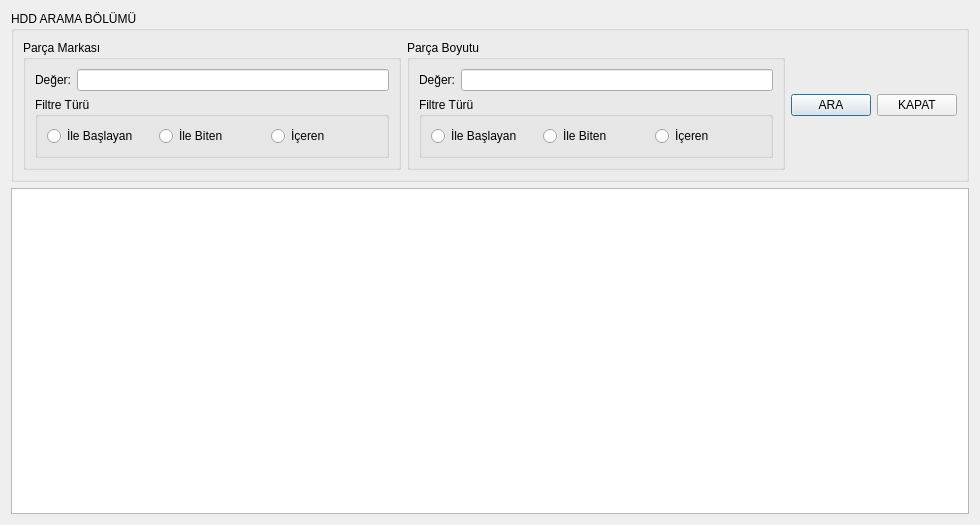
<?xml version="1.0" encoding="UTF-8"?>
<ui version="4.0">
 <class>TMOHDDListeFormu</class>
 <widget class="QDialog" name="TMOHDDListeFormu">
  <property name="geometry">
   <rect>
    <x>0</x>
    <y>0</y>
    <width>980</width>
    <height>525</height>
   </rect>
  </property>
  <property name="windowTitle">
   <string>HDD Liste Formu</string>
  </property>
  <property name="windowIcon">
   <iconset resource="../../Kaynaklar.qrc">
    <normaloff>:/resimler/hdd.jpg</normaloff>
    <normalon>:/resimler/hdd.jpg</normalon>:/resimler/hdd.jpg</iconset>
  </property>
  <property name="styleSheet">
   <string notr="true">TMOHDDListeFormu{

	
	background-image: url(:/resimler/hdd.jpg);
}

QLabel {
   font:Bold; 
   color: #ffffff;
}
QGroupBox {
    font:Bold;
color: #ffffff;
}
QPushButton{font:Bold;}
QRadioButton{
    font:Bold;
color: #ffffff;
}url(:/resimler/hdd.jpg)</string>
  </property>
  <layout class="QGridLayout" name="gridLayout_6">
   <item row="0" column="0">
    <widget class="QGroupBox" name="GPAramaBolumu">
     <property name="title">
      <string>HDD ARAMA BÖLÜMÜ</string>
     </property>
     <layout class="QGridLayout" name="gridLayout_5">
      <item row="0" column="1">
       <widget class="QGroupBox" name="GPParcaModeli">
        <property name="title">
         <string>Parça Boyutu</string>
        </property>
        <layout class="QGridLayout" name="gridLayout_4">
         <item row="0" column="0">
          <widget class="QLabel" name="LPModeliDeger">
           <property name="text">
            <string>Değer:</string>
           </property>
          </widget>
         </item>
         <item row="0" column="1">
          <widget class="QLineEdit" name="LEPModeliDeger"/>
         </item>
         <item row="1" column="0" colspan="2">
          <widget class="QGroupBox" name="GPPModeliFiltreTuru">
           <property name="title">
            <string>Filtre Türü</string>
           </property>
           <layout class="QGridLayout" name="gridLayout_3">
            <item row="0" column="0">
             <widget class="QRadioButton" name="RBPModeliFTIleBaslayan">
              <property name="text">
               <string>İle Başlayan</string>
              </property>
             </widget>
            </item>
            <item row="0" column="1">
             <widget class="QRadioButton" name="RBPModeliIFTIleBiten">
              <property name="text">
               <string>İle Biten</string>
              </property>
             </widget>
            </item>
            <item row="0" column="2">
             <widget class="QRadioButton" name="RBPModeliFTIceren">
              <property name="text">
               <string>İçeren</string>
              </property>
             </widget>
            </item>
           </layout>
          </widget>
         </item>
        </layout>
       </widget>
      </item>
      <item row="0" column="2">
       <widget class="QPushButton" name="PBAra">
        <property name="text">
         <string>ARA</string>
        </property>
       </widget>
      </item>
      <item row="0" column="0">
       <widget class="QGroupBox" name="GPParcaMarkasi">
        <property name="title">
         <string>Parça Markası</string>
        </property>
        <layout class="QGridLayout" name="gridLayout_2">
         <item row="0" column="0">
          <widget class="QLabel" name="LPMarkasiDeger">
           <property name="text">
            <string>Değer:</string>
           </property>
          </widget>
         </item>
         <item row="0" column="1">
          <widget class="QLineEdit" name="LEPMarkasiDeger"/>
         </item>
         <item row="1" column="0" colspan="2">
          <widget class="QGroupBox" name="GPPMarkasiFiltreTuru">
           <property name="title">
            <string>Filtre Türü</string>
           </property>
           <layout class="QGridLayout" name="gridLayout">
            <item row="0" column="0">
             <widget class="QRadioButton" name="RBPMarkasiFTIleBaslayan">
              <property name="text">
               <string>İle Başlayan</string>
              </property>
             </widget>
            </item>
            <item row="0" column="1">
             <widget class="QRadioButton" name="RBPMarkasiFTIleBiten">
              <property name="text">
               <string>İle Biten</string>
              </property>
             </widget>
            </item>
            <item row="0" column="2">
             <widget class="QRadioButton" name="RBPMarkasiFTIceren">
              <property name="text">
               <string>İçeren</string>
              </property>
             </widget>
            </item>
           </layout>
          </widget>
         </item>
        </layout>
       </widget>
      </item>
      <item row="0" column="3">
       <widget class="QPushButton" name="PBKapat">
        <property name="text">
         <string>KAPAT</string>
        </property>
       </widget>
      </item>
     </layout>
    </widget>
   </item>
   <item row="1" column="0">
    <widget class="QTableWidget" name="TWTablo"/>
   </item>
  </layout>
 </widget>
 <resources>
  <include location="../../Kaynaklar.qrc"/>
 </resources>
 <connections>
  <connection>
   <sender>PBAra</sender>
   <signal>clicked()</signal>
   <receiver>TMOHDDListeFormu</receiver>
   <slot>aramaYap()</slot>
   <hints>
    <hint type="sourcelabel">
     <x>849</x>
     <y>82</y>
    </hint>
    <hint type="destinationlabel">
     <x>878</x>
     <y>-14</y>
    </hint>
   </hints>
  </connection>
  <connection>
   <sender>PBKapat</sender>
   <signal>clicked()</signal>
   <receiver>TMOHDDListeFormu</receiver>
   <slot>reject()</slot>
   <hints>
    <hint type="sourcelabel">
     <x>940</x>
     <y>87</y>
    </hint>
    <hint type="destinationlabel">
     <x>976</x>
     <y>-5</y>
    </hint>
   </hints>
  </connection>
  <connection>
   <sender>RBPMarkasiFTIleBaslayan</sender>
   <signal>clicked()</signal>
   <receiver>TMOHDDListeFormu</receiver>
   <slot>aramaYap()</slot>
   <hints>
    <hint type="sourcelabel">
     <x>98</x>
     <y>110</y>
    </hint>
    <hint type="destinationlabel">
     <x>-3</x>
     <y>144</y>
    </hint>
   </hints>
  </connection>
  <connection>
   <sender>RBPMarkasiFTIleBiten</sender>
   <signal>clicked()</signal>
   <receiver>TMOHDDListeFormu</receiver>
   <slot>aramaYap()</slot>
   <hints>
    <hint type="sourcelabel">
     <x>193</x>
     <y>112</y>
    </hint>
    <hint type="destinationlabel">
     <x>4</x>
     <y>126</y>
    </hint>
   </hints>
  </connection>
  <connection>
   <sender>RBPMarkasiFTIceren</sender>
   <signal>clicked()</signal>
   <receiver>TMOHDDListeFormu</receiver>
   <slot>aramaYap()</slot>
   <hints>
    <hint type="sourcelabel">
     <x>303</x>
     <y>112</y>
    </hint>
    <hint type="destinationlabel">
     <x>4</x>
     <y>100</y>
    </hint>
   </hints>
  </connection>
  <connection>
   <sender>RBPModeliFTIleBaslayan</sender>
   <signal>clicked()</signal>
   <receiver>TMOHDDListeFormu</receiver>
   <slot>aramaYap()</slot>
   <hints>
    <hint type="sourcelabel">
     <x>472</x>
     <y>112</y>
    </hint>
    <hint type="destinationlabel">
     <x>978</x>
     <y>140</y>
    </hint>
   </hints>
  </connection>
  <connection>
   <sender>RBPModeliIFTIleBiten</sender>
   <signal>clicked()</signal>
   <receiver>TMOHDDListeFormu</receiver>
   <slot>aramaYap()</slot>
   <hints>
    <hint type="sourcelabel">
     <x>586</x>
     <y>115</y>
    </hint>
    <hint type="destinationlabel">
     <x>979</x>
     <y>177</y>
    </hint>
   </hints>
  </connection>
  <connection>
   <sender>RBPModeliFTIceren</sender>
   <signal>clicked()</signal>
   <receiver>TMOHDDListeFormu</receiver>
   <slot>aramaYap()</slot>
   <hints>
    <hint type="sourcelabel">
     <x>703</x>
     <y>116</y>
    </hint>
    <hint type="destinationlabel">
     <x>979</x>
     <y>229</y>
    </hint>
   </hints>
  </connection>
  <connection>
   <sender>LEPModeliDeger</sender>
   <signal>textChanged(QString)</signal>
   <receiver>TMOHDDListeFormu</receiver>
   <slot>aramaYap()</slot>
   <hints>
    <hint type="sourcelabel">
     <x>526</x>
     <y>65</y>
    </hint>
    <hint type="destinationlabel">
     <x>1</x>
     <y>61</y>
    </hint>
   </hints>
  </connection>
  <connection>
   <sender>LEPMarkasiDeger</sender>
   <signal>textChanged(QString)</signal>
   <receiver>TMOHDDListeFormu</receiver>
   <slot>aramaYap()</slot>
   <hints>
    <hint type="sourcelabel">
     <x>261</x>
     <y>66</y>
    </hint>
    <hint type="destinationlabel">
     <x>3</x>
     <y>35</y>
    </hint>
   </hints>
  </connection>
 </connections>
 <slots>
  <slot>aramaYap()</slot>
 </slots>
</ui>
